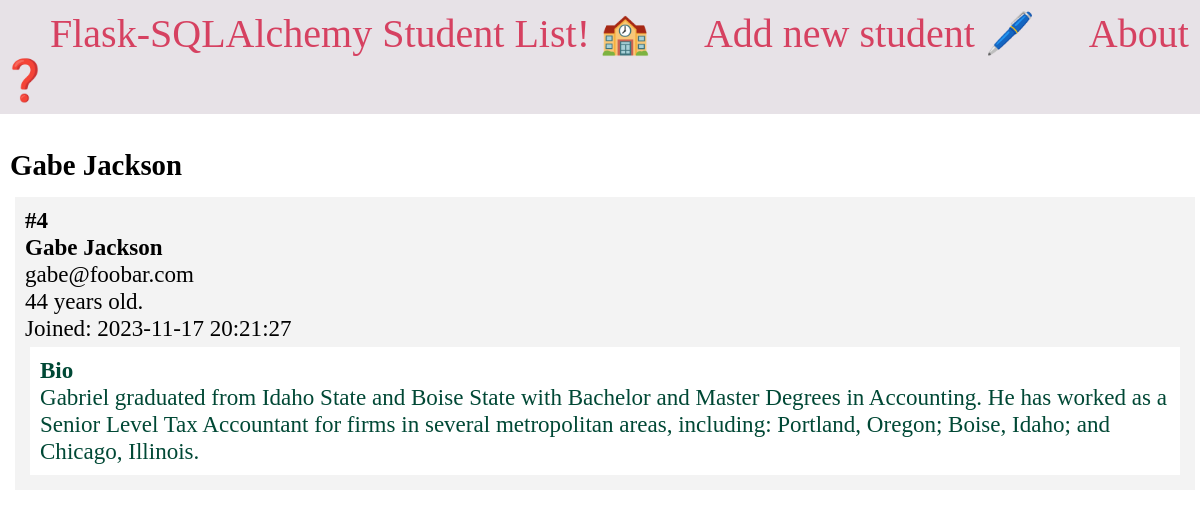
Page /4/ on the committed database.
### app.py (models this page shows, shortened)
class Student(db.Model):
    id = db.Column(db.Integer, primary_key=True)
    firstname = db.Column(db.String(100), nullable=False)
    lastname = db.Column(db.String(100), nullable=False)
    email = db.Column(db.String(80), unique=True, nullable=False)
    age = db.Column(db.Integer)
    created_at = db.Column(db.DateTime(timezone=True), server_default=db.func.current_timestamp())
    bio = db.Column(db.Text)

### app.py (the view)
@app.route('/<int:student_id>/')
def student(student_id):
    student = Student.query.get_or_404(student_id)
    return render_template('student.html', student=student)

### templates/student.html (shortened to what this page needs)
<!DOCTYPE html>
<html lang="en">
<head>
    <link href="../static/css/style.css" type="text/css" rel="stylesheet">
</head>
<body>
    <nav>
        <a href="{{ url_for('index') }}">Flask-SQLAlchemy Student List! 🏫</a>
        <a href="{{ url_for('create') }}">Add new student 🖊️</a>
        <a href="{{ url_for('about') }}">About ❓</a>
    </nav>
    <main>
        <section class="content">
            <span class="title">
                <h1>{% block title %} {{ student.firstname }} {{ student.lastname }}{% endblock %}</h1>
            </span>
            <div class="content">
                    <div class="student">
                        <p><strong>#{{ student.id }}</strong></p>
                        <strong><p class="name">{{ student.firstname }} {{ student.lastname }}</p></strong>
                        <p>{{ student.email }}</p>
                        <p>{{ student.age }} years old.</p>
                        <p>Joined: {{ student.created_at }}</p>
                        <div class="bio">
                            <h4>Bio</h4>
                            <p>{{ student.bio }}</p>
                        </div>
                    </div>
            </div>
        </section>
    </main>
</body>
</html>

### static/css/style.css (style rules this page uses)
* { margin: 0; padding: 0; box-sizing: border-box; }
main { margin-top: 30px; }
.title { margin: 5px; }
.content { font-size: 1.2em; font-weight: 500; margin: 5px; width: 100%; display: flex; flex-direction: row; flex-wrap: wrap; }
.student { flex: 20%; padding: 10px; margin: 5px; background-color: #f3f3f3; inline-size: 100%; }
.bio { padding: 10px; margin: 5px; background-color: #ffffff; color: #004835; }
nav { background-color: rgb(231, 226, 231); padding-top: 10px; padding-bottom: 10px; }
nav a { color: #d64161; font-size: 2.5em; margin-left: 50px; text-decoration: none; }

### rows in the picture
Student: firstname "Gabe", lastname "Jackson", id "4", email "gabe@foobar.com", age "44", created_at "2023-11-17 20:21:27", bio "Gabriel graduated from Idaho State and Boise State with Bachelor and Master Degrees in Accounting. He has worked as a Senior Level Tax Accountant for firms in several metropolitan areas, including: Portland, Oregon; Boise, Idaho; and Chicago, Illinois."
